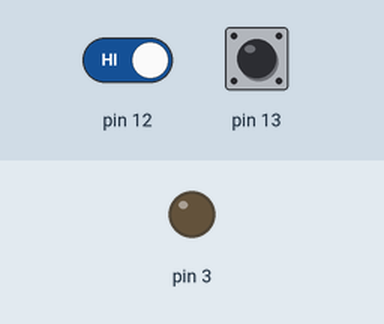
The sketch below on a simulated Arduino Uno, built with avr-gcc and run on an emulated ATmega328P. On the bench: output pins drawn as LEDs (lit = HIGH). Inputs (shaded band) come from the test bench; at power-on: pin 13 HIGH, pin 12 HIGH.

Above: at 1.2 s.
1.3 s: pin 13 driven LOW
At 2.4 s:
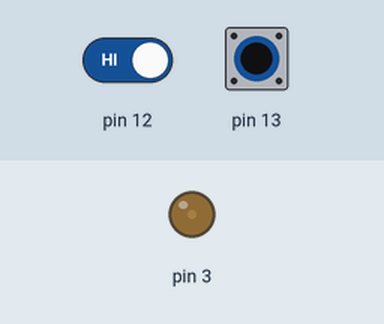
2.8 s: pin 12 driven LOW
At 3.5 s:
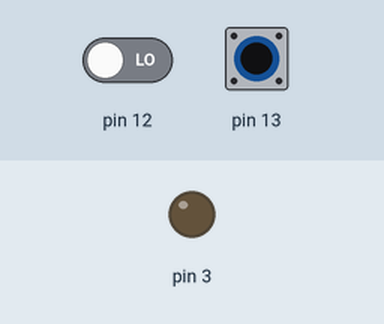
4.3 s: pin 13 pulsed HIGH 5 times (0.12 s each, 0.3 s apart)
At 6.4 s:
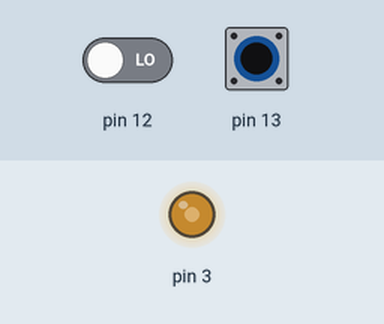
7.3 s: pin 13 pulsed HIGH 2 times (0.12 s each, 0.3 s apart)
At 8.0 s:
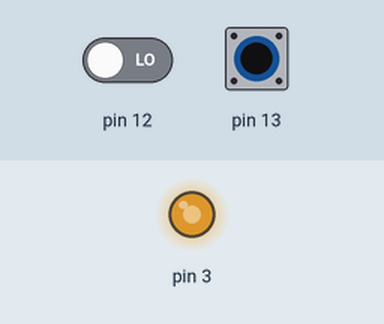
Timing chart, 0 to 10.3 s (numbered marks = the images above; inputs shaded):
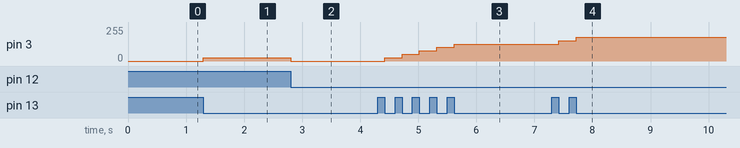

The sketch:

AnalogPractice_02.ino
```cpp
float t = 0;
int switch12flag = 1;
int switch13flag = 1;
// PWMPractice_02번 문제의 AnalogWrite 버전.
void setup() {
  pinMode(3, OUTPUT);
  pinMode(12, INPUT);
  pinMode(13, INPUT);
}

void loop() {
  //AnalogMode
  if (digitalRead(12) == LOW) {
    analogWrite(3, t);
    if (switch12flag == 1) {
      switch12flag = 0;
      if (t > 0) {
        t -= 25.5;
      }
    }
  }

  else if (digitalRead(12) == HIGH) {
    analogWrite(3, t);
    if (switch12flag == 0) {
      switch12flag = 1;
    }
  }

  if (digitalRead(13) == LOW) {
    analogWrite(3, t);
    if (switch13flag == 1) {
      switch13flag = 0;
      if ( t < 255) {
        t += 25.5;
      }
    }
  }
  else if (digitalRead(13) == HIGH) {
    analogWrite(3, t);
    if (switch13flag == 0) {
      switch13flag = 1;
    }
  }
}
```

Measured:
- after the input at 1.3 s, pin 3: 0/255 → 25/255 at once
- after the input at 2.8 s, pin 3: 25/255 → 0/255 at once
- after the input at 4.3 s, pin 3: moves from 0/255 to 127/255 over 1.2 s, starting after 0.12 s
- after the input at 7.3 s, pin 3: 127/255 → 153/255 after 0.12 s, → 178/255 0.30 s later
